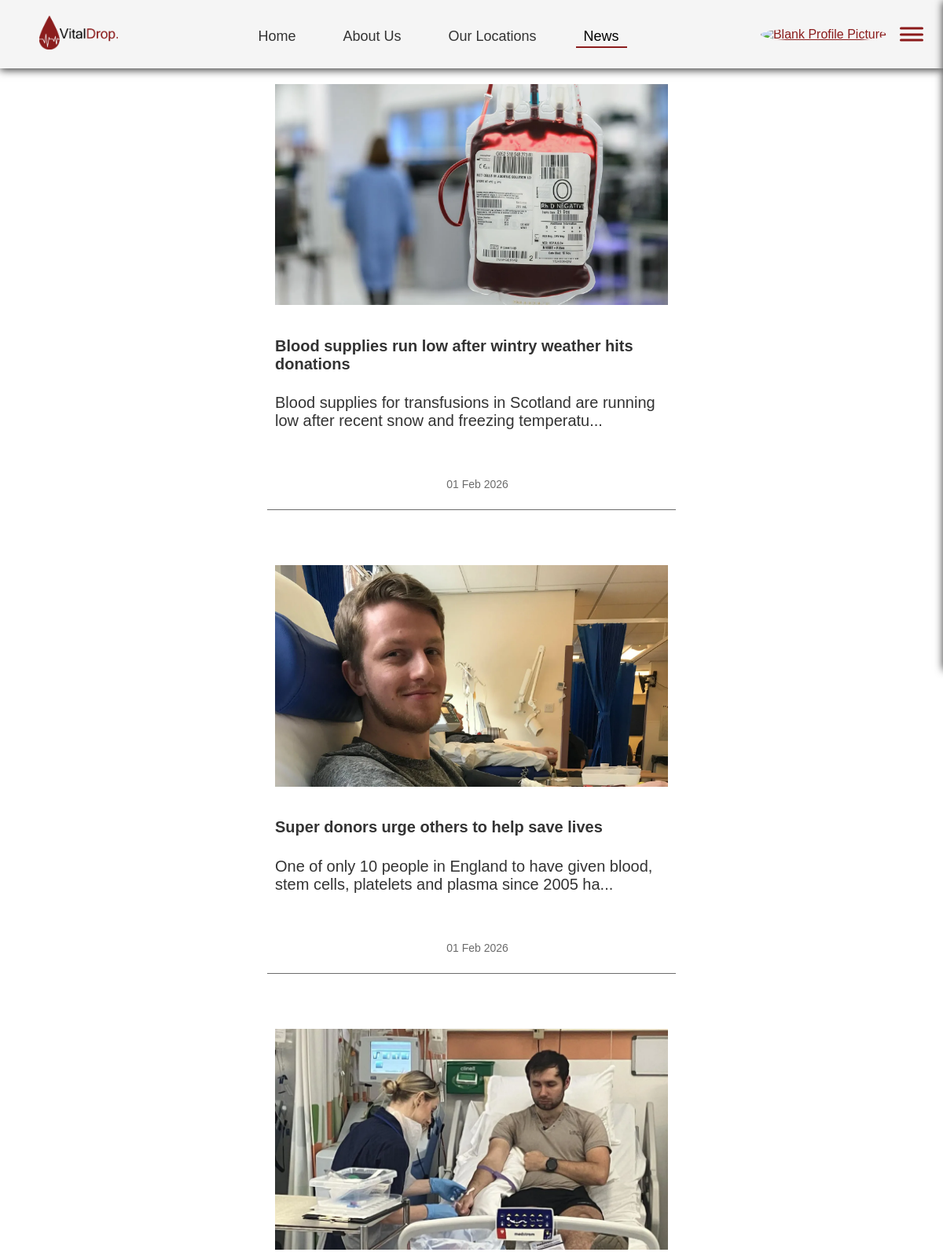
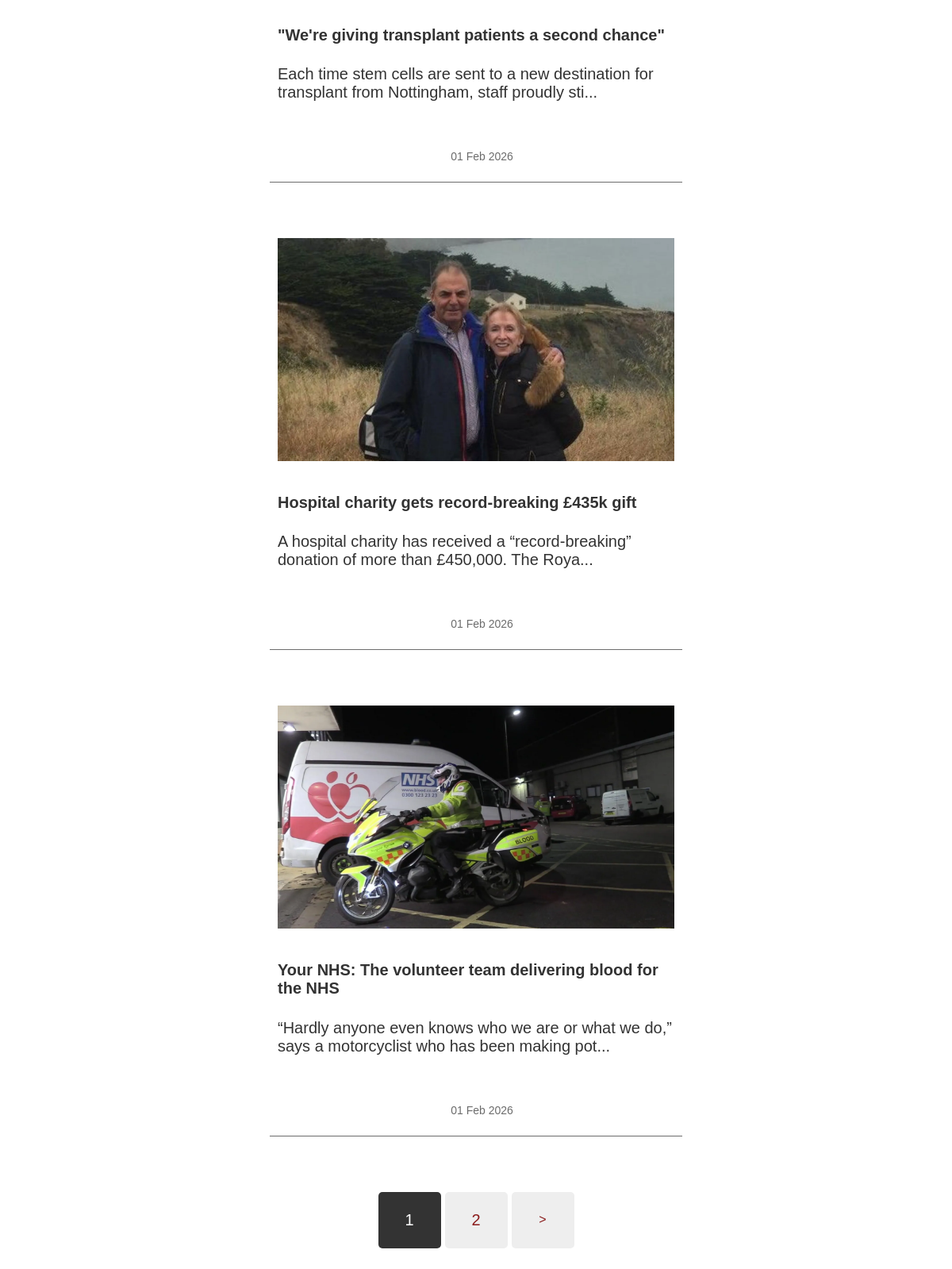
The page /HTML/news.php (upper part) on the database its author committed (2 pictures, top to bottom).
### tables this page shows
CREATE TABLE `news` (
  `News_ID` int(11) NOT NULL,
  `Date_Time` datetime NOT NULL DEFAULT current_timestamp(),
  `Title` varchar(100) NOT NULL,
  `Content` varchar(10000) NOT NULL,
  `Image` blob DEFAULT NULL,
  `User_ID` int(11) NOT NULL
);

### HTML/news.php (the view, shortened to what this page needs)
<?php
require_once 'header.php';
$db = new Database();
$conn = $db->getConnection();
$itemsPerPage = 5;
$currentPage = isset($_GET['page']) ? (int)$_GET['page'] : 1;
$offset = ($currentPage - 1) * $itemsPerPage;
$totalStmt = $conn->query("SELECT COUNT(*) FROM news");
$totalItems = $totalStmt->fetchColumn();
$totalPages = ceil($totalItems / $itemsPerPage);
$stmt = $conn->prepare("SELECT * FROM news ORDER BY Date_Time DESC LIMIT :limit OFFSET :offset");
$stmt->bindValue(':limit', $itemsPerPage, PDO::PARAM_INT);
$stmt->bindValue(':offset', $offset, PDO::PARAM_INT);
$stmt->execute();
$newsItems = $stmt->fetchAll(PDO::FETCH_ASSOC);
?>
<main>
    <div id="news">
        <?php if ($newsItems): ?>
            <?php foreach ($newsItems as $row): ?>
                <a href="posting_news.php?id=<?= (int)$row['News_ID'] ?>">
                    <div class="news-container">
                        <div class="news-date">
                            <p><?= date('d M Y', strtotime($row['Date_Time'])) ?></p>
                        </div>
                        <div class="news-content">
                            <h4><?= htmlspecialchars($row['Title']) ?></h4>
                            <p><?= htmlspecialchars(substr($row['Content'], 0, 100)) ?>...</p>
                        </div>
                        <div class="news-img">
                            <img src="<?= htmlspecialchars($row['Image']) ?>" alt="News Image">
                        </div>
                    </div>
                </a>
            <?php endforeach; ?>
        <?php else: ?>
            <p>No news yet.</p>
        <?php endif; ?>
    </div>
    <div class="pagination">
        <?php for ($i = 1; $i <= $totalPages; $i++): ?>
            <?php $activeClass = ($i == $currentPage) ? 'active' : ''; ?>
            <a href="?page=<?= $i ?>">
                <div class="number <?= $activeClass ?>"><p><?= $i ?></p></div>
            </a>
        <?php endfor; ?>
        <?php if ($currentPage < $totalPages): ?>
            <a href="?page=<?= $currentPage + 1 ?>"><div class="number"> > </div></a>
        <?php endif; ?>
    </div>
</main>
<?php
    require_once 'footer.php';
?>

### CSS/style.css (style rules this page uses)
:root { --minus: 200px; --red: #8b1d1d; --darkred: rgb(100, 29, 29); --black: #333; }
html { scroll-behavior: smooth; margin: 0; padding: 0; max-width: 100%; overflow-x: hidden; }
#top { background-color: whitesmoke; margin: 0; box-sizing: border-box; font-family: 'Poppins', sans-serif; }
p { font-size: 20px; }
#top { background-color: white; }
.news-container { background-color: white; margin: 50px 150px; padding-top: 20px; padding-bottom: 20px; justify-content: space-between; align-items: baseline; flex: wrap; flex-direction: row; border-bottom: 1px solid rgb(108, 108, 108); display: flex; gap: 100px; text-align: left; align-items: flex-start; }
.news-img img { padding: 10px; width: 300px; height: auto; justify-content: center; align-items: center; object-fit: cover; flex-shrink: 0; }
.news-date { flex-shrink: 0; }
.news-date p { padding-top: 17px; font-size: 14px; padding-left: 15px; color: rgb(108, 108, 108); }
.news-content { align-items: center; flex-grow: 1; }
.news-content h4 { font-size: 20px; }
#news a { padding-top: 10px; padding-bottom: 50px; text-decoration: none; color: var(--black); }
.pagination { display: flex; justify-content: center; align-items: center; margin: 50px; gap: 10px; }
.pagination a { text-decoration: none; }
.number { background-color: whitesmoke; width: 55px; height: 55px; border-radius: 10px; display: flex; justify-content: center; align-items: center; }
.number p { text-align: center; color: var(--red); font-size: 20px; }
.number.active { background-color: var(--red); }
.number.active p { color: white; }
@media (max-width: 1210px) { #news { display: flex; flex-direction: column; align-items: center; } }
@media (max-width: 1210px) { #news a { align-items: center; } }
@media (max-width: 1210px) { .news-container { flex-direction: column-reverse; align-items: center; max-width: 500px; gap: 10px; padding: 10px; margin: 0; } }
@media (max-width: 1210px) { .news-container .news-img { width: 100%; } }
@media (max-width: 1210px) { .news-img img { width: 100%; padding: 0; } }
a { color: var(--red); }

### HTML/news.php (style rules this page uses)
.pagination { display: flex; gap: 5px; margin-top: 20px; justify-content: center; }
.number { padding: 8px 12px; background-color: #eee; border-radius: 5px; text-align: center; cursor: pointer; }
.number.active { background-color: #333; color: #fff; }

### rows shown on the page
news: Date_Time "01 Feb 2026", Title "Blood supplies run low after wintry weather hits donations", Content "Blood supplies for transfusions in Scotland are running low after recent snow and freezing temperatu", Image (picture)
news: Date_Time "01 Feb 2026", Title "Super donors urge others to help save lives", Content "One of only 10 people in England to have given blood, stem cells, platelets and plasma since 2005 ha", Image (picture)
news: Date_Time "01 Feb 2026", Title "\"We're giving transplant patients a second chance\"", Content "Each time stem cells are sent to a new destination for transplant from Nottingham, staff proudly sti", Image (picture)
news: Date_Time "01 Feb 2026", Title "Hospital charity gets record-breaking £435k gift", Content "A hospital charity has received a “record-breaking” donation of more than £450,000. The Roya", Image (picture)
news: Date_Time "01 Feb 2026", Title "Your NHS: The volunteer team delivering blood for the NHS", Content "“Hardly anyone even knows who we are or what we do,” says a motorcyclist who has been making pot", Image (picture)
